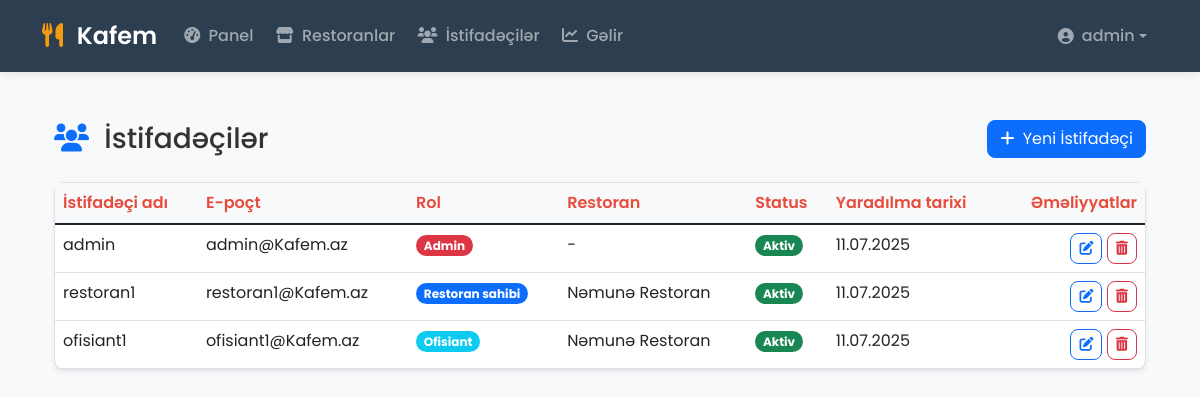
The app's page /admin/users (signed in) with its own data.
### app/models.py (models this page shows, shortened)
class User(UserMixin, db.Model):
    id = db.Column(db.Integer, primary_key=True)
    username = db.Column(db.String(80), unique=True, nullable=False)
    email = db.Column(db.String(120), unique=True, nullable=False)
    password_hash = db.Column(db.String(255), nullable=False)
    role = db.Column(db.String(20), nullable=False)  # admin, restoran_sahibi, ofisiant
    restaurant_id = db.Column(db.Integer, db.ForeignKey('restaurant.id'), nullable=True)
    created_at = db.Column(db.DateTime, default=datetime.utcnow)
    is_active = db.Column(db.Boolean, default=True)
    restaurant = db.relationship('Restaurant', backref='users')

class Restaurant(db.Model):
    id = db.Column(db.Integer, primary_key=True)
    name = db.Column(db.String(100), nullable=False)
    logo = db.Column(db.String(255), nullable=True)
    address = db.Column(db.Text, nullable=True)
    phone = db.Column(db.String(20), nullable=True)
    table_count = db.Column(db.Integer, default=10)
    created_at = db.Column(db.DateTime, default=datetime.utcnow)
    is_active = db.Column(db.Boolean, default=True)
    tables = db.relationship('Table', backref='restaurant', cascade='all, delete-orphan')
    menu_items = db.relationship('MenuItem', backref='restaurant', cascade='all, delete-orphan')
    orders = db.relationship('Order', backref='restaurant')

### app/routes/admin.py (the view)
@admin_bp.route('/users')
@login_required
@role_required('admin')
def users():
    users = User.query.all()
    restaurants = Restaurant.query.filter_by(is_active=True).all()
    return render_template('admin/users.html', users=users, restaurants=restaurants)

### app/templates/admin/users.html (shortened to what this page needs)
{% extends "base.html" %}
{% block content %}
<div class="container-fluid py-4">
    <div class="d-flex justify-content-between align-items-center mb-4">
        <h1 class="h3 mb-0 text-gray-800"><i class="fas fa-users text-primary me-2"></i> İstifadəçilər</h1>
        <button type="button" class="btn btn-primary" data-bs-toggle="modal" data-bs-target="#createUserModal">
            <i class="fas fa-plus me-1"></i> Yeni İstifadəçi
        </button>
    </div>
    <div class="card shadow-sm">
        <div class="card-body p-0">
            <div class="table-responsive">
                <table class="table table-hover mb-0">
                    <thead class="table-light">
                        <tr>
                            <th>İstifadəçi adı</th>
                            <th>E-poçt</th>
                            <th>Rol</th>
                            <th>Restoran</th>
                            <th>Status</th>
                            <th>Yaradılma tarixi</th>
                            <th class="text-end">Əməliyyatlar</th>
                        </tr>
                    </thead>
                    <tbody>
                        {% for user in users %}
                        <tr>
                            <td>{{ user.username }}</td>
                            <td>{{ user.email }}</td>
                            <td>
                                <span class="badge bg-{% if user.role == 'admin' %}danger{% elif user.role == 'restoran_sahibi' %}primary{% else %}info{% endif %} rounded-pill">
                                    {% if user.role == 'admin' %}Admin
                                    {% elif user.role == 'restoran_sahibi' %}Restoran sahibi
                                    {% else %}Ofisiant
                                    {% endif %}
                                </span>
                            </td>
                            <td>
                                {% if user.restaurant %}
                                {{ user.restaurant.name }}
                                {% else %}
                                -
                                {% endif %}
                            </td>
                            <td>
                                <span class="badge bg-{% if user.is_active %}success{% else %}secondary{% endif %} rounded-pill">
                                    {% if user.is_active %}Aktiv{% else %}Deaktiv{% endif %}
                                </span>
                            </td>
                            <td>{{ user.created_at.strftime('%d.%m.%Y') }}</td>
                            <td class="text-end">
                                <button class="btn btn-sm btn-outline-primary" title="Düzəliş">
                                    <i class="fas fa-edit"></i>
                                </button>
                                <form action="{{ url_for('admin.delete_user', user_id=user.id) }}" method="POST" style="display: inline;">
                                    <button type="submit"
                                            class="btn btn-sm btn-outline-danger"
                                            title="Sil"
                                            onclick="return confirm('İstifadəçini silmək istədiyinizə əminsiniz? Bu əməliyyat geri alına bilməz.');">
                                        <i class="fas fa-trash-alt"></i>
                                    </button>
                                </form>
                            </td>
                        </tr>
                        {% endfor %}
                    </tbody>
                </table>
            </div>
        </div>
    </div>
</div>
{% endblock %}

### app/templates/base.html (shortened to what this page needs)
<!DOCTYPE html>
<html lang="az">
<head>
    <link href="https://cdn.jsdelivr.net/npm/bootstrap@5.1.3/dist/css/bootstrap.min.css" rel="stylesheet">
    <link href="https://cdnjs.cloudflare.com/ajax/libs/font-awesome/6.0.0/css/all.min.css" rel="stylesheet">
    <link href="{{ url_for('static', filename='css/style.css') }}" rel="stylesheet">
</head>
<body>
    {% if current_user.is_authenticated %}
    <nav class="navbar navbar-expand-lg navbar-dark sticky-top">
        <div class="container">
            <a class="navbar-brand" href="#">
                <i class="fas fa-utensils"></i> Kafem
            </a>
            <div class="collapse navbar-collapse" id="navbarNav">
                <ul class="navbar-nav me-auto">
                    {% if current_user.role == 'admin' %}
                    <li class="nav-item">
                        <a class="nav-link" href="{{ url_for('admin.dashboard') }}">
                            <i class="fas fa-tachometer-alt me-1"></i> Panel
                        </a>
                    </li>
                    <li class="nav-item">
                        <a class="nav-link" href="{{ url_for('admin.restaurants') }}">
                            <i class="fas fa-store me-1"></i> Restoranlar
                        </a>
                    </li>
                    <li class="nav-item">
                        <a class="nav-link" href="{{ url_for('admin.users') }}">
                            <i class="fas fa-users me-1"></i> İstifadəçilər
                        </a>
                    </li>
                    <li class="nav-item">
                        <a class="nav-link" href="{{ url_for('admin.revenue') }}">
                            <i class="fas fa-chart-line me-1"></i> Gəlir
                        </a>
                    </li>
                    {% endif %}
                </ul>
                <ul class="navbar-nav">
                    <li class="nav-item dropdown">
                        <a class="nav-link dropdown-toggle d-flex align-items-center" href="#" id="navbarDropdown" role="button" data-bs-toggle="dropdown">
                            <i class="fas fa-user-circle me-2"></i> {{ current_user.username }}
                        </a>
                    </li>
                </ul>
            </div>
        </div>
    </nav>
    {% endif %}
    <main class="container py-4">
        {% block content %}{% endblock %}
    </main>
</body>
</html>

### app/static/css/style.css (style rules this page uses)
:root { --primary-color: #0d6efd; --secondary-color: #6c757d; --success-color: #198754; --danger-color: #dc3545; --warning-color: #ffc107; --info-color: #0dcaf0; }
body { font-family: 'Segoe UI', Tahoma, Geneva, Verdana, sans-serif; }
.navbar-brand { font-weight: bold; }
.card { border-radius: 10px; box-shadow: 0 2px 10px rgba(0,0,0,0.1); }
.btn { border-radius: 8px; }
.table th { border-top: none; font-weight: 600; color: var(--secondary-color); }
.badge { font-size: 0.75em; }

### app/templates/base.html (style rules this page uses)
:root { --primary-color: #2c3e50; --secondary-color: #e74c3c; --accent-color: #f39c12; --light-color: #ecf0f1; }
body { font-family: 'Poppins', sans-serif; background-color: #f8f9fa; color: #333; }
.navbar { background-color: var(--primary-color) !important; box-shadow: 0 2px 10px rgba(0,0,0,0.1); padding: 0.8rem 0; }
.navbar-brand { font-weight: 600; font-size: 1.5rem; transition: all 0.3s ease; }
.navbar-brand i { color: var(--accent-color); margin-right: 8px; }
.nav-link { font-weight: 500; padding: 0.5rem 1rem; margin: 0 0.2rem; border-radius: 4px; transition: all 0.3s ease; }
main { min-height: calc(100vh - 120px); }

### records on screen
User: username "admin", email "admin@Kafem.az", role "Admin", is_active "Aktiv", created_at "11.07.2025"
User: username "restoran1", email "restoran1@Kafem.az", role "Restoran sahibi", restaurant.name "Nəmunə Restoran", is_active "Aktiv", created_at "11.07.2025"
User: username "ofisiant1", email "ofisiant1@Kafem.az", role "Ofisiant", restaurant.name "Nəmunə Restoran", is_active "Aktiv", created_at "11.07.2025"
